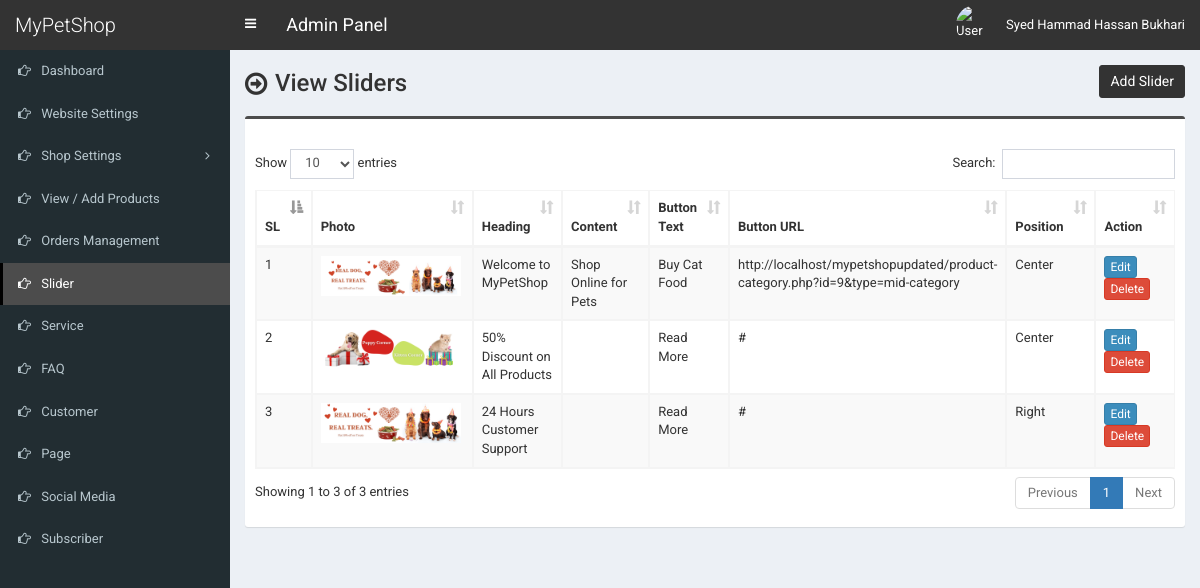
/admin/slider.php (signed in), run on the app's committed database.
### tables this page shows
CREATE TABLE `tbl_slider` (
  `id` int(11) NOT NULL,
  `photo` varchar(255) NOT NULL,
  `heading` varchar(255) NOT NULL,
  `content` text NOT NULL,
  `button_text` varchar(255) NOT NULL,
  `button_url` varchar(255) NOT NULL,
  `position` varchar(255) NOT NULL
);

### admin/slider.php (the view, shortened to what this page needs)
<?php require_once('header.php'); ?>
<section class="content-header">
	<div class="content-header-left">
		<h1>View Sliders</h1>
	</div>
	<div class="content-header-right">
		<a href="slider-add.php" class="btn btn-primary btn-sm">Add Slider</a>
	</div>
</section>
<section class="content">
	<div class="row">
		<div class="col-md-12">
			<div class="box box-info">
				<div class="box-body table-responsive">
					<table id="example1" class="table table-bordered table-striped">
						<thead>
							<tr>
								<th>SL</th>
								<th>Photo</th>
								<th>Heading</th>
								<th>Content</th>
								<th>Button Text</th>
								<th>Button URL</th>
								<th>Position</th>
								<th width="140">Action</th>
							</tr>
						</thead>
						<tbody>
							<?php
							$i=0;
							$statement = $pdo->prepare("SELECT
														id,
														photo,
														heading,
														content,
														button_text,
														button_url,
														position
							                           	FROM tbl_slider
							                           	");
							$statement->execute();
							$result = $statement->fetchAll(PDO::FETCH_ASSOC);
							foreach ($result as $row) {
								$i++;
								?>
								<tr>
									<td><?php echo $i; ?></td>
									<td style="width:150px;"><img src="../assets/uploads/<?php echo $row['photo']; ?>" alt="<?php echo $row['heading']; ?>" style="width:140px;"></td>
									<td><?php echo $row['heading']; ?></td>
									<td><?php echo $row['content']; ?></td>
									<td><?php echo $row['button_text']; ?></td>
									<td><?php echo $row['button_url']; ?></td>
									<td><?php echo $row['position']; ?></td>
									<td>
										<a href="slider-edit.php?id=<?php echo $row['id']; ?>" class="btn btn-primary btn-xs">Edit</a>
										<a href="#" class="btn btn-danger btn-xs" data-href="slider-delete.php?id=<?php echo $row['id']; ?>" data-toggle="modal" data-target="#confirm-delete">Delete</a>
									</td>
								</tr>
								<?php
							}
							?>
						</tbody>
					</table>
				</div>
			</div>
		</div>
	</div>
</section>
<?php require_once('footer.php'); ?>

### admin/style.css (style rules this page uses)
body { font-size: 13px; font-family: 'Roboto', sans-serif; }
.content-header>h1, .content-header .content-header-left h1 { font-family: 'Roboto', sans-serif; }
.box-info { padding-top: 20px; }
.content-header { overflow: hidden; }
.content-header .content-header-left { float: left; padding-top: 5px; }
.content-header .content-header-right { float: right; }
.content-header .content-header-left h1 { margin-top: 0; margin-bottom: 0; padding-left: 30px; padding-bottom: 5px; font-size: 24px; position: relative; }
.content-header .content-header-left h1:before { position: absolute; top: 0; left: 0; font-family: 'FontAwesome', sans-serif; font-size: 26px; content: '\f18e'; }
.content-header .content-header-right a { position: relative; font-size: 14px; }
.box.box-info { border-top-color: #4c4c4c; }
.content-header .content-header-right a { background-color: #333333; border-color: #333333; }

### data on the page
tbl_slider: photo (picture), heading "Welcome to MyPetShop", content "Shop Online for Pets", button_text "Buy Cat Food", button_url "http://localhost/mypetshopupdated/product-category.php?id=9&type=mid-category", position "Center"
tbl_slider: photo (picture), heading "50% Discount on All Products", button_text "Read More", button_url "#", position "Center"
tbl_slider: photo (picture), heading "24 Hours Customer Support", button_text "Read More", button_url "#", position "Right"

### other printed values
$_SESSION['user']['full_name'] "Syed Hammad Hassan Bukhari"
